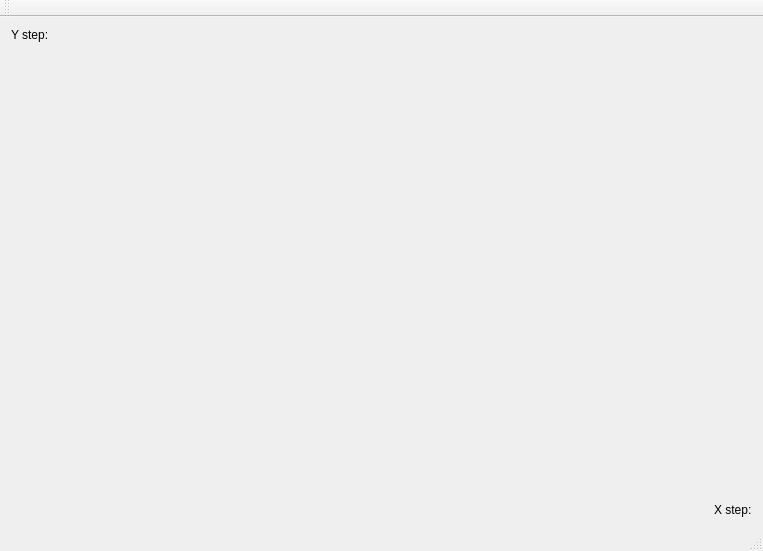
<?xml version="1.0" encoding="UTF-8"?>
<ui version="4.0">
 <class>MyGraph</class>
 <widget class="QMainWindow" name="MyGraph">
  <property name="enabled">
   <bool>true</bool>
  </property>
  <property name="geometry">
   <rect>
    <x>0</x>
    <y>0</y>
    <width>763</width>
    <height>551</height>
   </rect>
  </property>
  <property name="minimumSize">
   <size>
    <width>0</width>
    <height>80</height>
   </size>
  </property>
  <property name="windowTitle">
   <string>MyGraph</string>
  </property>
  <widget class="QWidget" name="centralWidget">
   <layout class="QGridLayout" name="gridLayout">
    <item row="0" column="0">
     <widget class="QLabel" name="YLegend">
      <property name="text">
       <string>Y step:</string>
      </property>
      <property name="textInteractionFlags">
       <set>Qt::NoTextInteraction</set>
      </property>
     </widget>
    </item>
    <item row="1" column="1">
     <spacer name="verticalSpacer">
      <property name="orientation">
       <enum>Qt::Vertical</enum>
      </property>
      <property name="sizeHint" stdset="0">
       <size>
        <width>28</width>
        <height>433</height>
       </size>
      </property>
     </spacer>
    </item>
    <item row="2" column="0" colspan="2">
     <layout class="QHBoxLayout" name="horizontalLayout_6">
      <item>
       <spacer name="horizontalSpacer_2">
        <property name="orientation">
         <enum>Qt::Horizontal</enum>
        </property>
        <property name="sizeHint" stdset="0">
         <size>
          <width>650</width>
          <height>17</height>
         </size>
        </property>
       </spacer>
      </item>
      <item>
       <widget class="QLabel" name="XLegend">
        <property name="text">
         <string>X step:</string>
        </property>
       </widget>
      </item>
     </layout>
    </item>
   </layout>
  </widget>
  <widget class="QToolBar" name="mainToolBar">
   <attribute name="toolBarArea">
    <enum>TopToolBarArea</enum>
   </attribute>
   <attribute name="toolBarBreak">
    <bool>false</bool>
   </attribute>
  </widget>
  <widget class="QStatusBar" name="statusBar"/>
  <widget class="QMenuBar" name="menuBarGraf">
   <property name="geometry">
    <rect>
     <x>0</x>
     <y>0</y>
     <width>763</width>
     <height>21</height>
    </rect>
   </property>
   <property name="defaultUp">
    <bool>false</bool>
   </property>
   <property name="nativeMenuBar">
    <bool>true</bool>
   </property>
  </widget>
 </widget>
 <layoutdefault spacing="6" margin="11"/>
 <resources/>
 <connections/>
</ui>
